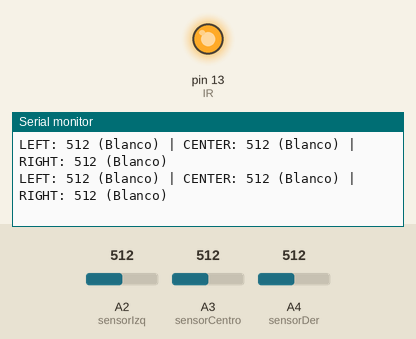
Simulated run of this sketch. Board: Arduino Uno, built with avr-gcc and run on an emulated ATmega328P. Shown: output pins drawn as LEDs (lit = HIGH), the last lines printed to the serial monitor. The inputs (shaded band) are chosen by the test bench; at power-on: A2 (sensorIzq) = 512, A3 (sensorCentro) = 512, A4 (sensorDer) = 512.

Above: at 1.3 s.
1.4 s: A2 (sensorIzq) set to 691
At 1.9 s:
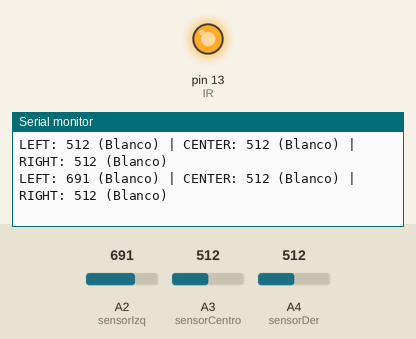
2.9 s: A2 (sensorIzq) set to 712
At 3.4 s:
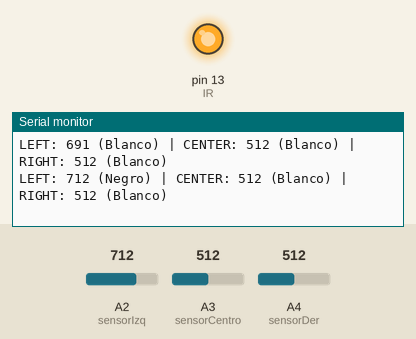
5.0 s: A3 (sensorCentro) set to 687
At 5.4 s:
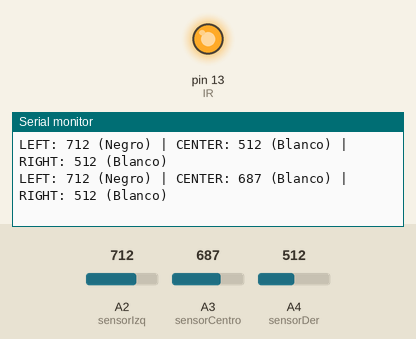
8.0 s: A3 (sensorCentro) set to 714
At 8.4 s:
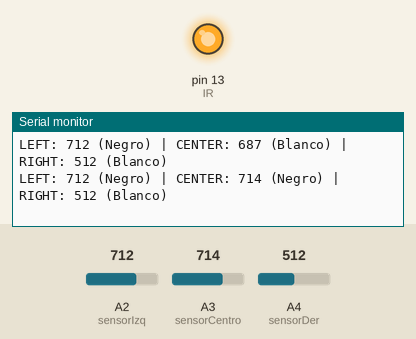

Measured:
- the behaviour switches between 699 and 700 on A2 (sensorIzq) (found by bisection; images 1 and 2)
- the behaviour switches between 699 and 700 on A3 (sensorCentro) (found by bisection; images 3 and 4)
- after the input at 1.4 s, the serial monitor: prints a new line after 0.11 s (image 1)
- after the input at 2.9 s, the serial monitor: prints a new line after 0.12 s (image 2)
- after the input at 5.0 s, the serial monitor: prints a new line at once (image 3)
- after the input at 8.0 s, the serial monitor: prints a new line at once (image 4)

The sketch:

CalibracionQTR.ino
```cpp
const int sensorIzq = A2;
const int sensorCentro = A3;
const int sensorDer = A4;
const int IR = 13;
const int UMBRAL = 700;

void setup() {
  Serial.begin(9600);
  pinMode(IR, OUTPUT);
  digitalWrite(IR, HIGH);

  Serial.println("QTR listo");

}

void loop() {

  int izq = analogRead(sensorIzq);
  int centro = analogRead(sensorCentro);
  int der = analogRead(sensorDer);

  Serial.print("LEFT: ");
  Serial.print(izq);
  Serial.print(" (");
  Serial.print(izq < UMBRAL ? "Blanco" : "Negro");
  Serial.print(")");

  Serial.print(" | CENTER: ");
  Serial.print(centro);
  Serial.print(" (");
  Serial.print(centro < UMBRAL ? "Blanco" : "Negro");
  Serial.print(")");

  Serial.print(" | RIGHT: ");
  Serial.print(der);
  Serial.print(" (");
  Serial.print(der < UMBRAL ? "Blanco" : "Negro");
  Serial.println(")");

  delay(500);
}
```
